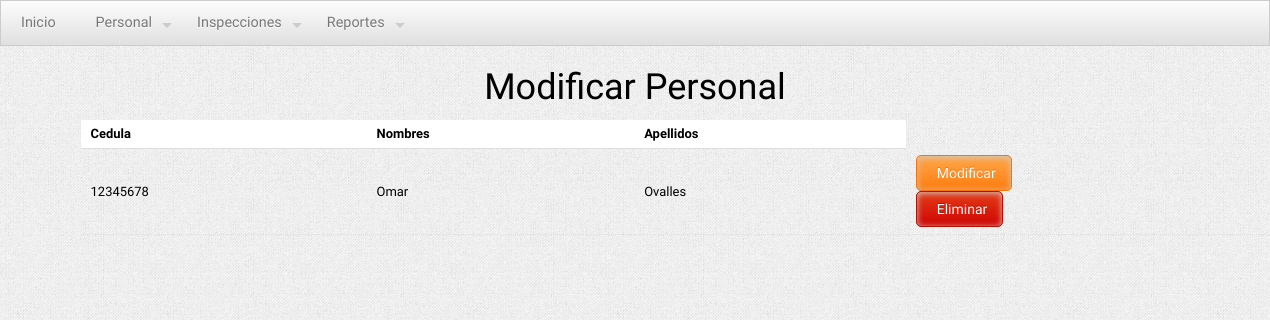
Page /modificapersonal.php on the earlier database version.
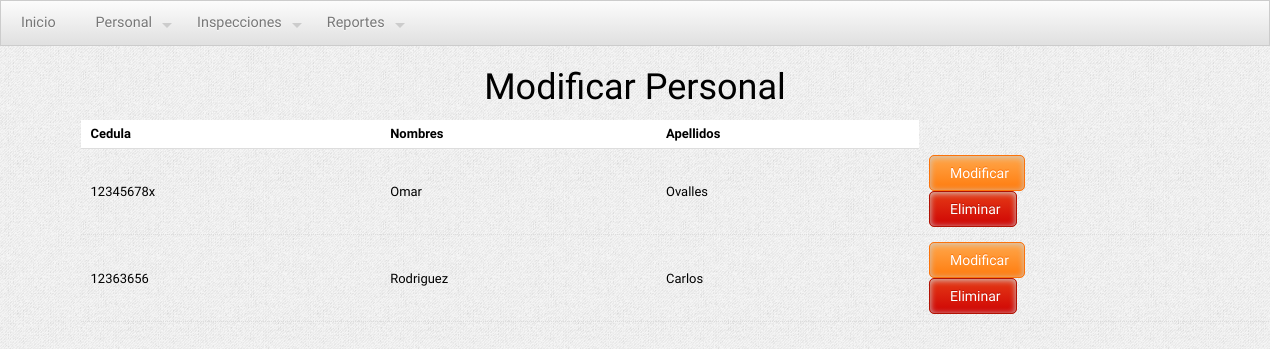
Same page on the later database version.
### tables this page shows
CREATE TABLE IF NOT EXISTS `personal` (
  `id` int(11) NOT NULL AUTO_INCREMENT,
  `cedula` varchar(12) DEFAULT NULL,
  `grado` varchar(100) DEFAULT NULL,
  `apellidos` varchar(200) DEFAULT NULL,
  `nombres` varchar(200) DEFAULT NULL,
  `direccion` text,
  `departamento` varchar(300) DEFAULT NULL,
  PRIMARY KEY (`id`)
);

### backend/query-uno.php (called while the page is built)
<?php
	include 'includes/conexion.php';
	try {
		$sql = 'SELECT id,cedula,nombres,apellidos FROM personal';
		$s = $pdo->prepare($sql);
		$s->execute();
	}
	catch (PDOException $e) {
		echo 'Ha ocurrido un error.';
		exit();
	}
	while ($row = $s->fetch()) {
		$contents[] = array(
			'id' => $row['id'],
			'cedula' => $row['cedula'],
			'nombres' => $row['nombres'],
			'apellidos' => $row['apellidos']
		);
	}
?>

### modificapersonal.php (the view, shortened to what this page needs)
<?php
	include 'backend/query-uno.php';
?>
<!DOCTYPE html>
<html>
	<head>
		<link rel="stylesheet" type="text/css" href="css/kickstart.css" media="all" />
		<link rel="stylesheet" type="text/css" href="style.css" media="all" />
	</head>
	<body>
		<header>
			<nav>
				<ul class="menu">
					<li><a href="index.php">Inicio</a></li>
					<li><a>Personal</a>
					</li>
					<li><a>Inspecciones</a>
					</li>
					<li><a>Reportes</a>
					</li>
				</ul>
			</nav>
		</header>
		<div id="main">
			<div class="col_12" id="cpersonal">
				<h3>Modificar Personal</h3>
				<table class="striped">
					<thead>
						<th>Cedula</th>
						<th>Nombres</th>
						<th>Apellidos</th>
					</thead>
					<tbody>
						<?php
							foreach($contents as $content):
							$cedula = $content['cedula'];
						?>
						<tr>
							<td>
								<?php echo $cedula; ?>
							</td>
							<td>
								<?php echo $content['nombres']; ?>
							</td>
							<td>
								<?php echo $content['apellidos']; ?>
							</td>
							<td>
								<form method="post" action="modificarpersonal.php">
									<input type="submit" class="orange" value="Modificar">
								</form>
								<form method="post" action="backend/eliminarpersonal.php">
									<input type="submit" class="red" value="Eliminar">
								</form>
							</td>
						</tr>
						<?php endforeach; ?>
					</tbody>
				</table>
			</div>
		</div>
	</body>
</html>

Differences in the rows shown:
changed personal "Omar": cedula "12345678" → "12345678x"
added personal: cedula "12363656", nombres "Rodriguez", apellidos "Carlos"
